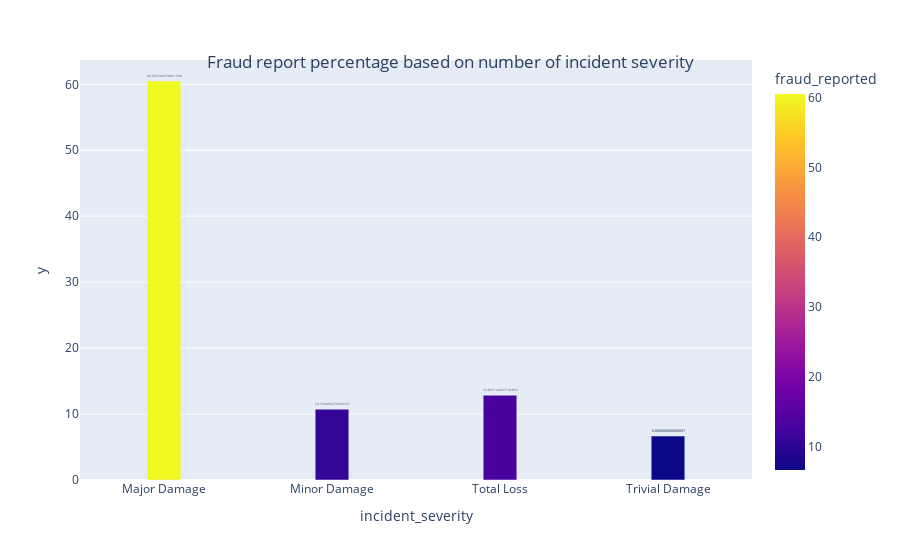

Source (notebook cell):
### Code cell
fig = plot_fea_per(Fraud_DF,'incident_severity')
fig.update_traces(textposition="outside")
fig.update_traces(width=0.2)
fig.update_layout( title={
        'text': "Fraud report percentage based on number of incident severity",
        'y':0.9,
        'x':0.5,
        'xanchor': 'center',
        'yanchor': 'top'})
fig.show()

### Figure 1 — Plotly figure (JSON) as saved in the notebook; plotly's stock layout.template omitted (floating-point values rounded to 4 significant figures)
{"data": [{"alignmentgroup": "True", "hovertemplate": "incident_severity=%{x}<br>y=%{y}<br>text=%{text}<br>fraud_reported=%{marker.color}<extra></extra>", "legendgroup": "", "marker": {"color": [60.51, 10.73, 12.86, 6.667], "coloraxis": "coloraxis", "pattern": {"shape": ""}}, "name": "", "offsetgroup": "", "orientation": "v", "showlegend": false, "text": [60.51, 10.73, 12.86, 6.667], "textposition": "outside", "type": "bar", "width": 0.2, "x": ["Major Damage", "Minor Damage", "Total Loss", "Trivial Damage"], "xaxis": "x", "y": [60.51, 10.73, 12.86, 6.667], "yaxis": "y"}], "layout": {"barmode": "group", "coloraxis": {"colorbar": {"title": {"text": "fraud_reported"}}, "colorscale": [[0, "#0d0887"], [0.1111, "#46039f"], [0.2222, "#7201a8"], [0.3333, "#9c179e"], [0.4444, "#bd3786"], [0.5556, "#d8576b"], [0.6667, "#ed7953"], [0.7778, "#fb9f3a"], [0.8889, "#fdca26"], [1, "#f0f921"]]}, "legend": {"tracegroupgap": 0}, "margin": {"t": 60}, "title": {"text": "Fraud report percentage based on number of incident severity", "x": 0.5, "xanchor": "center", "y": 0.9, "yanchor": "top"}, "xaxis": {"anchor": "y", "domain": [0, 1], "title": {"text": "incident_severity"}}, "yaxis": {"anchor": "x", "domain": [0, 1], "title": {"text": "y"}}}}
